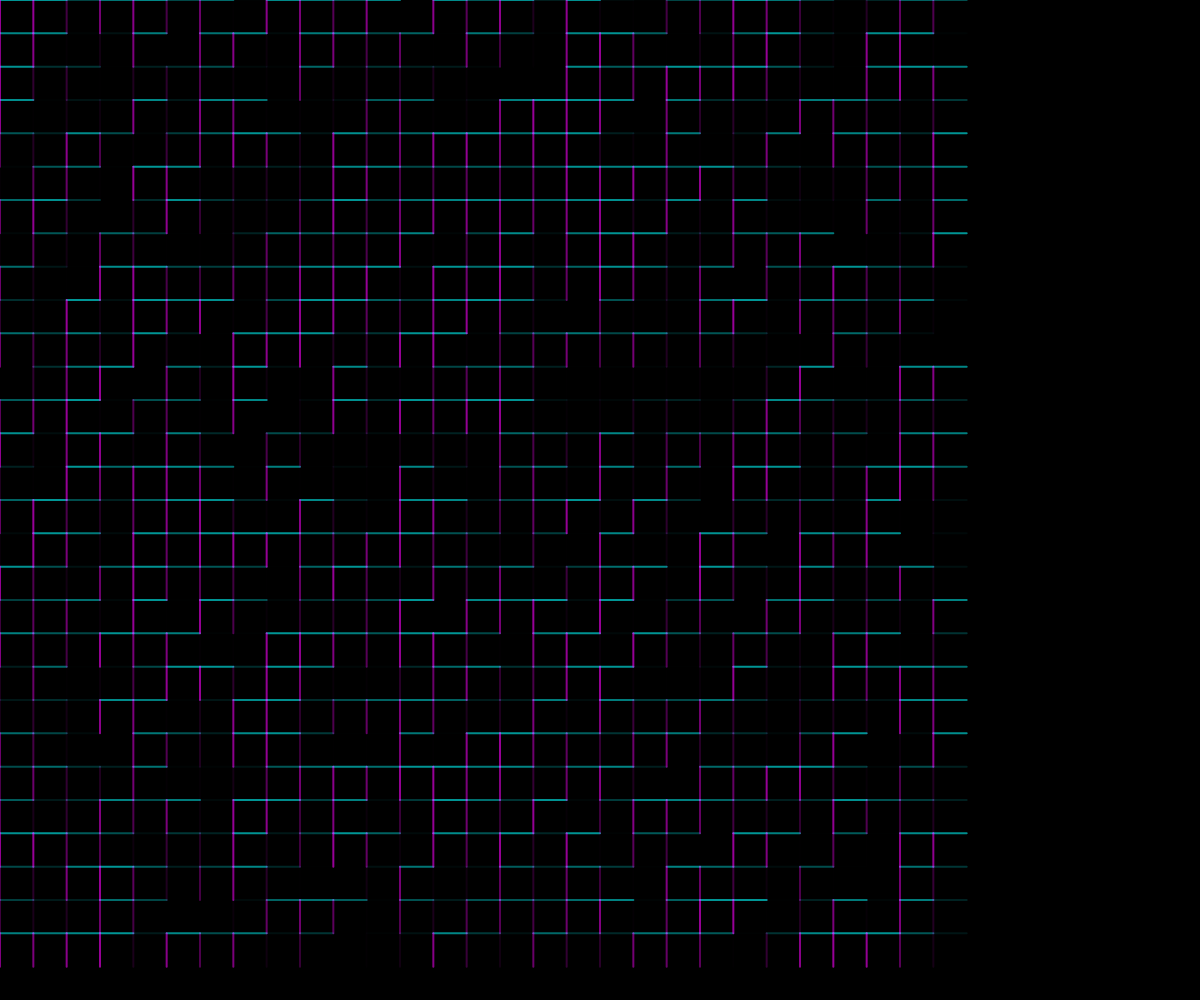
Frame 1 (no input)
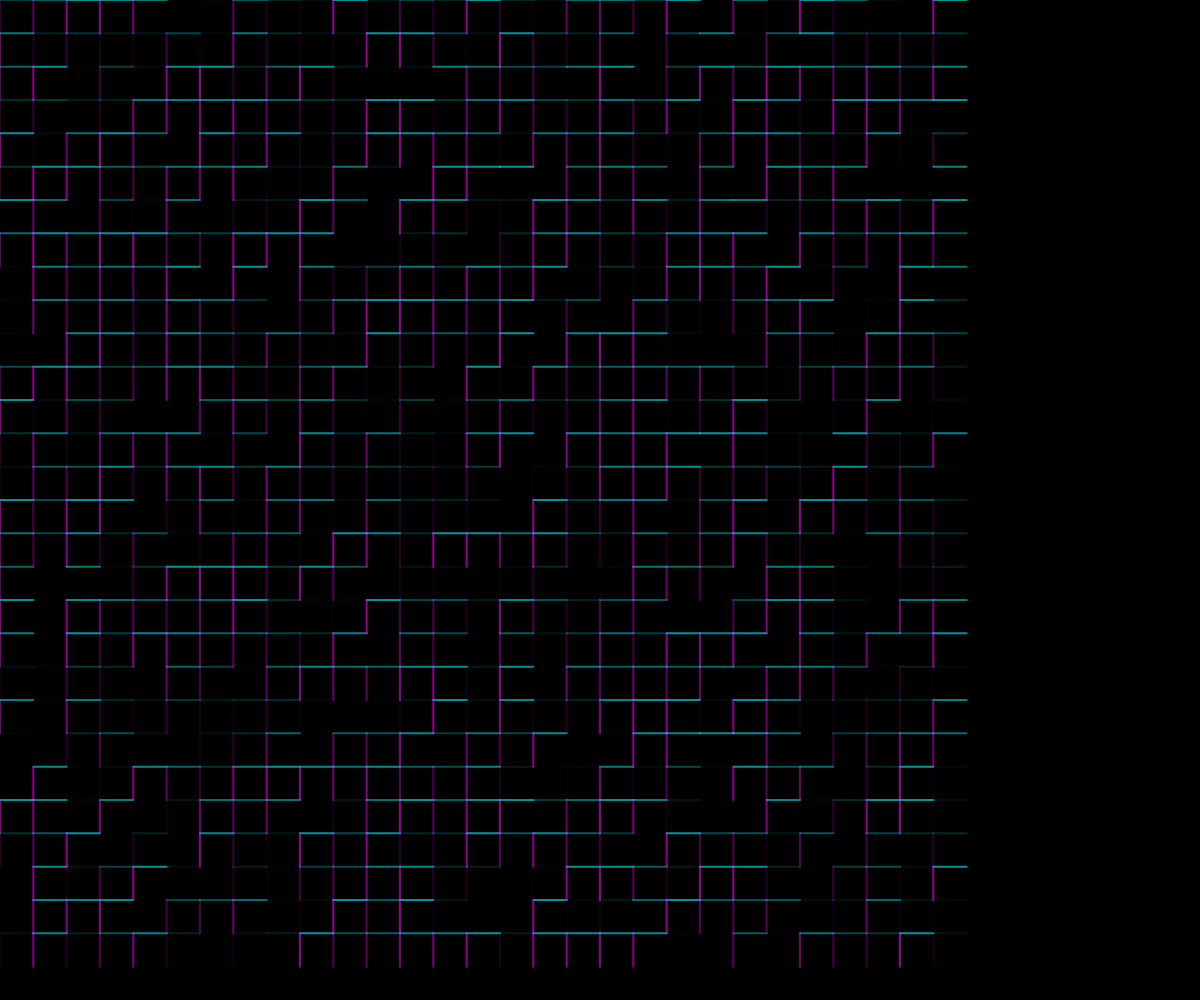
Frame 60 (no input)
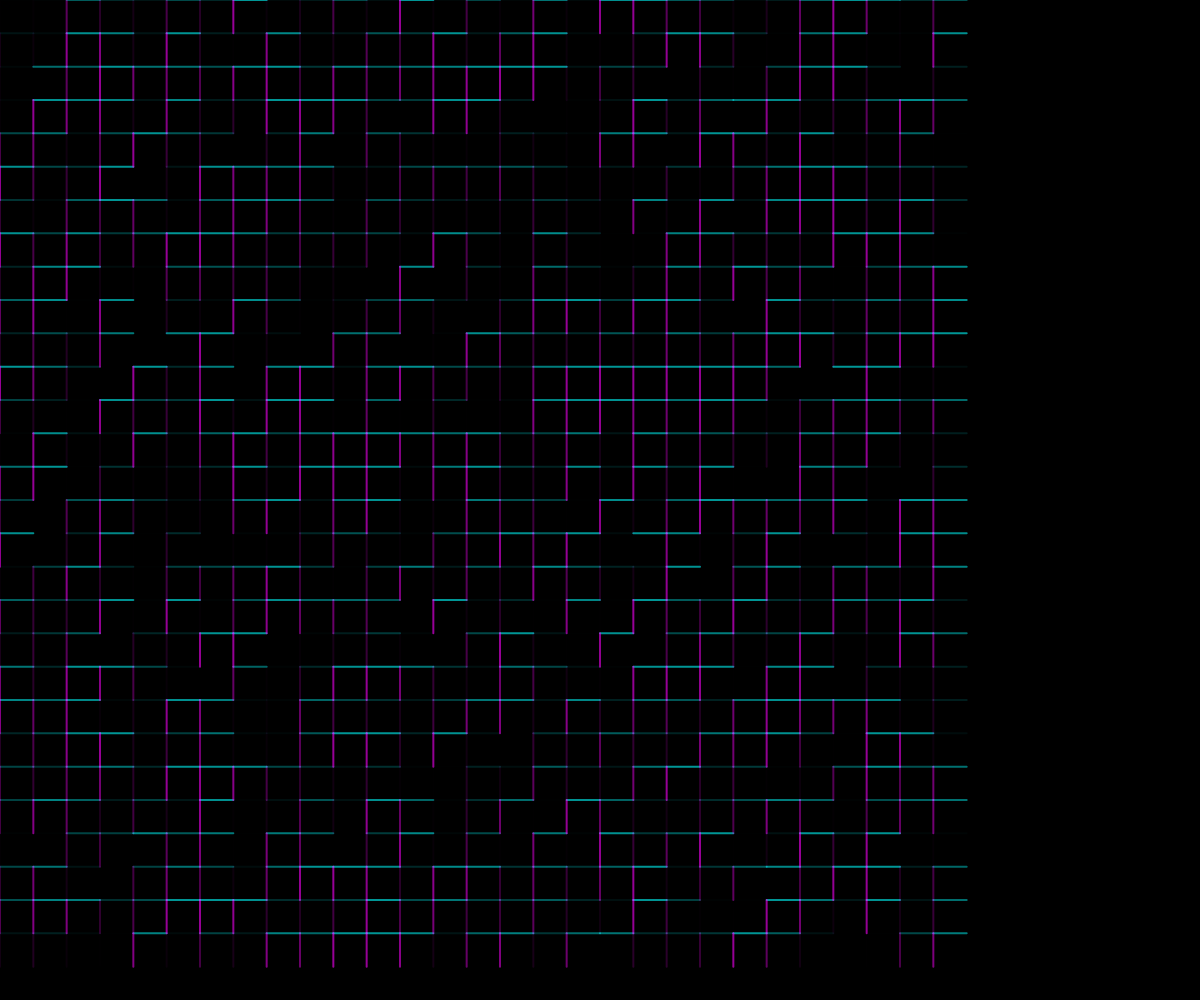
Frame 120 (the mouse pressed at the canvas centre since frame 60)

The p5.js sketch that drew these frames (run headless with seeded random() and noise() and a simulated clock; from frame 60 on, the mouse is pressed at the canvas centre):

// p5.js sketch
// ── sketch.js
let grid = [];
let gridSize = 30;
let cellSize;
let time = 0;

function setup() {
  createCanvas(windowWidth, windowHeight);
  cellSize = min(width, height) / gridSize;
  
  // Initialize grid points
  for (let i = 0; i < gridSize; i++) {
    grid[i] = [];
    for (let j = 0; j < gridSize; j++) {
      grid[i][j] = {
        x: i * cellSize,
        y: j * cellSize,
        intensity: random(0.5, 1),
        pulse: random(TWO_PI),
        broken: false,
        breakTime: 0
      };
    }
  }
}

function draw() {
  background(0);
  time += 0.03;
  
  // Draw connections
  strokeWeight(2);
  
  for (let i = 0; i < gridSize - 1; i++) {
    for (let j = 0; j < gridSize - 1; j++) {
      let p1 = grid[i][j];
      let p2 = grid[i+1][j];
      let p3 = grid[i][j+1];
      
      // Calculate pulse effect
      let pulse1 = sin(time + p1.pulse) * 0.5 + 0.5;
      let pulse2 = sin(time + p2.pulse) * 0.5 + 0.5;
      let pulse3 = sin(time + p3.pulse) * 0.5 + 0.5;
      
      // Draw horizontal connections (intact)
      stroke(0, 255, 255, 150 * pulse1); // Neon cyan
      line(p1.x, p1.y, p2.x, p2.y);
      
      // Draw vertical connections with breaking effect
      stroke(255, 0, 255, 150 * pulse1); // Neon magenta
      if (random() > 0.95) {
        // Break the vertical connection occasionally
        if (!p1.broken) {
          p1.broken = true;
          p1.breakTime = millis();
        }
        
        // Fade out broken line
        let elapsed = millis() - p1.breakTime;
        let alpha = map(elapsed, 0, 500, 150, 0);
        if (alpha > 0) {
          stroke(255, 0, 255, alpha * pulse1);
          line(p1.x, p1.y, p3.x, p3.y);
        } else {
          // Reconnect after delay
          if (elapsed > 1000) {
            p1.broken = false;
          }
        }
      } else {
        // Normal vertical connection
        stroke(255, 0, 255, 150 * pulse1);
        line(p1.x, p1.y, p3.x, p3.y);
      }
    }
  }
  
  // Update points for pulsing effect
  for (let i = 0; i < gridSize; i++) {
    for (let j = 0; j < gridSize; j++) {
      grid[i][j].pulse += 0.05;
    }
  }
}

function windowResized() {
  resizeCanvas(windowWidth, windowHeight);
  cellSize = min(width, height) / gridSize;
}
